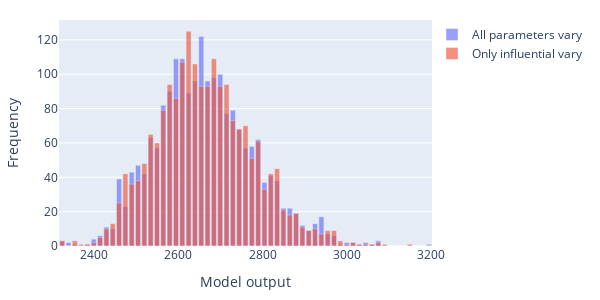
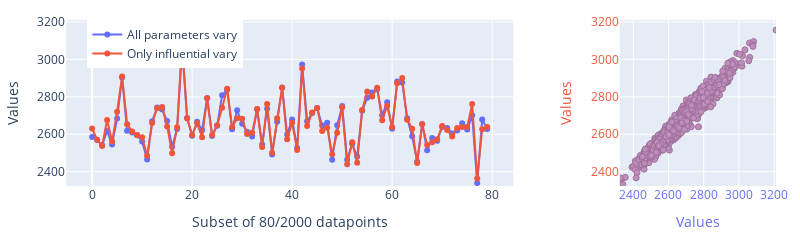
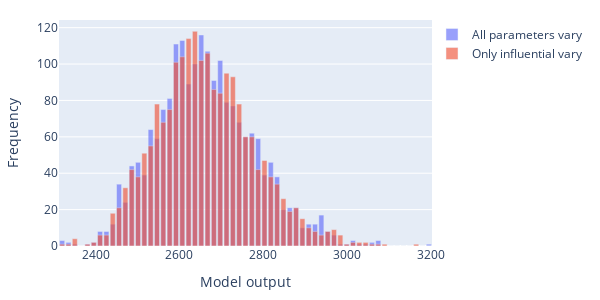
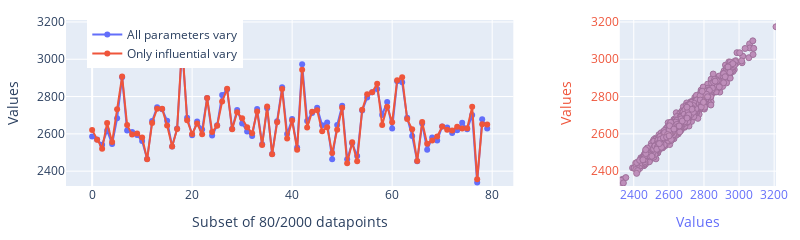

The notebook cell these images were saved under, in order:
### Code cell
# LCA model
bw.projects.set_current("GSA for paper")
co = bw.Database("CH consumption 1.0")
act = [act for act in co if "Food" in act["name"]][0]
demand = {act: 1}
method = ("IPCC 2013", "climate change", "GTP 100a")

# Define some variables
num_params = 10000
num_influential = num_params // 100
iterations_validation = 2000
write_dir = path_base / "lca_model_{}".format(num_params)
model = LCAModel(demand, method, write_dir, num_params=num_params)
gsa_seed = 3403
validation_seed = 7043
fig_format = ["html", "pickle"]

val = Validation(
    model=model,
    iterations=iterations_validation,
    seed=validation_seed,
    default_x_rescaled=None,
    write_dir=write_dir,
)

tags = {
    "SpearmanIndex": corr,
    "SaltelliTotalIndex": salt,
    "FscoresIndex": xgbo,
    "DeltaIndex": delt,
    "All": vall,
}
for tag, influential_Y in tags.items():
    val.plot_histogram_Y_all_Y_inf(
        influential_Y, num_influential, tag=tag, fig_format=fig_format
    )
    val.plot_correlation_Y_all_Y_inf(
        influential_Y, num_influential, tag=tag, fig_format=fig_format
    )
    wdist = wasserstein_distance(val.Y_all, influential_Y)
    sr = spearmanr(val.Y_all, influential_Y)
    print(wdist, sr)

### Figure 1 — Plotly figure (JSON) as saved in the notebook; plotly's stock layout.template omitted (floating-point values rounded to 4 significant figures)
{"data": [{"marker": {"color": "#636EFA"}, "name": "All parameters vary", "opacity": 0.65, "showlegend": true, "type": "bar", "x": [2324.0, 2339.0, 2354.0, 2369.0, 2384.0, 2399.0, 2414.0, 2429.0, 2444.0, 2459.0, 2474.0, 2489.0, 2504.0, 2519.0, 2534.0, 2549.0, 2564.0, 2579.0, 2594.0, 2609.0, 2624.0, 2639.0, 2654.0, 2669.0, 2684.0, 2699.0, 2714.0, 2729.0, 2745.0, 2760.0, 2775.0, 2790.0, 2805.0, 2820.0, 2835.0, 2850.0, 2865.0, 2880.0, 2895.0, 2910.0, 2925.0, 2940.0, 2955.0, 2970.0, 2985.0, 3000.0, 3015.0, 3030.0, 3045.0, 3060.0, 3075.0, 3090.0, 3105.0, 3120.0, 3135.0, 3150.0, 3165.0, 3180.0, 3195.0, 3211.0], "y": [3, 2, 1, 0, 1, 4, 6, 11, 10, 39, 23, 43, 47, 42, 63, 57, 82, 90, 109, 109, 89, 96, 122, 96, 98, 100, 77, 79, 68, 57, 58, 62, 37, 41, 38, 22, 22, 19, 12, 9, 13, 17, 7, 6, 1, 2, 2, 1, 2, 1, 3, 0, 0, 0, 0, 0, 0, 0, 1]}, {"marker": {"color": "#EF553B"}, "name": "Only influential vary", "opacity": 0.65, "type": "bar", "x": [2324.0, 2339.0, 2354.0, 2369.0, 2384.0, 2399.0, 2414.0, 2429.0, 2444.0, 2459.0, 2474.0, 2489.0, 2504.0, 2519.0, 2534.0, 2549.0, 2564.0, 2579.0, 2594.0, 2609.0, 2624.0, 2639.0, 2654.0, 2669.0, 2684.0, 2699.0, 2714.0, 2729.0, 2745.0, 2760.0, 2775.0, 2790.0, 2805.0, 2820.0, 2835.0, 2850.0, 2865.0, 2880.0, 2895.0, 2910.0, 2925.0, 2940.0, 2955.0, 2970.0, 2985.0, 3000.0, 3015.0, 3030.0, 3045.0, 3060.0, 3075.0, 3090.0, 3105.0, 3120.0, 3135.0, 3150.0, 3165.0, 3180.0, 3195.0, 3211.0], "y": [3, 0, 3, 1, 1, 2, 5, 10, 13, 25, 42, 36, 38, 48, 65, 60, 79, 94, 86, 107, 125, 106, 93, 93, 109, 93, 94, 73, 68, 70, 51, 61, 33, 42, 45, 21, 18, 19, 11, 9, 10, 7, 9, 9, 3, 1, 2, 1, 1, 1, 2, 1, 0, 0, 0, 1, 0, 0, 0]}], "layout": {"barmode": "overlay", "height": 300, "legend": {"x": 1, "y": 1}, "margin": {"b": 20, "l": 20, "r": 20, "t": 20}, "width": 600, "xaxis": {"title": {"text": "Model output"}}, "yaxis": {"title": {"text": "Frequency"}}}}

### Figure 2 — Plotly figure (JSON) as saved in the notebook; plotly's stock layout.template omitted (floating-point values rounded to 4 significant figures; data arrays with more than 128 entries replaced by an {"elided": "..."} marker saying what was removed)
{"data": [{"marker": {"color": "#636EFA"}, "mode": "lines+markers", "name": "All parameters vary", "type": "scatter", "x": [0, 1, 2, 3, 4, 5, 6, 7, 8, 9, 10, 11, 12, 13, 14, 15, 16, 17, 18, 19, 20, 21, 22, 23, 24, 25, 26, 27, 28, 29, 30, 31, 32, 33, 34, 35, 36, 37, 38, 39, 40, 41, 42, 43, 44, 45, 46, 47, 48, 49, 50, 51, 52, 53, 54, 55, 56, 57, 58, 59, 60, 61, 62, 63, 64, 65, 66, 67, 68, 69, 70, 71, 72, 73, 74, 75, 76, 77, 78, 79], "xaxis": "x", "y": [2586.0, 2569.0, 2542.0, 2618.0, 2546.0, 2684.0, 2903.0, 2618.0, 2610.0, 2594.0, 2561.0, 2465.0, 2669.0, 2743.0, 2732.0, 2670.0, 2533.0, 2629.0, 3060.0, 2687.0, 2592.0, 2666.0, 2623.0, 2793.0, 2591.0, 2646.0, 2809.0, 2838.0, 2627.0, 2728.0, 2656.0, 2613.0, 2589.0, 2733.0, 2545.0, 2737.0, 2492.0, 2668.0, 2850.0, 2599.0, 2679.0, 2527.0, 2973.0, 2670.0, 2712.0, 2740.0, 2646.0, 2662.0, 2464.0, 2648.0, 2751.0, 2464.0, 2549.0, 2481.0, 2725.0, 2795.0, 2824.0, 2840.0, 2702.0, 2771.0, 2629.0, 2882.0, 2877.0, 2686.0, 2589.0, 2454.0, 2655.0, 2515.0, 2580.0, 2565.0, 2639.0, 2634.0, 2604.0, 2620.0, 2659.0, 2625.0, 2701.0, 2339.0, 2679.0, 2628.0], "yaxis": "y"}, {"marker": {"color": "#EF553B"}, "mode": "lines+markers", "name": "Only influential vary", "type": "scatter", "x": [0, 1, 2, 3, 4, 5, 6, 7, 8, 9, 10, 11, 12, 13, 14, 15, 16, 17, 18, 19, 20, 21, 22, 23, 24, 25, 26, 27, 28, 29, 30, 31, 32, 33, 34, 35, 36, 37, 38, 39, 40, 41, 42, 43, 44, 45, 46, 47, 48, 49, 50, 51, 52, 53, 54, 55, 56, 57, 58, 59, 60, 61, 62, 63, 64, 65, 66, 67, 68, 69, 70, 71, 72, 73, 74, 75, 76, 77, 78, 79], "xaxis": "x", "y": [2631.0, 2571.0, 2537.0, 2676.0, 2561.0, 2720.0, 2909.0, 2654.0, 2615.0, 2596.0, 2584.0, 2486.0, 2660.0, 2739.0, 2746.0, 2642.0, 2499.0, 2637.0, 3088.0, 2685.0, 2596.0, 2659.0, 2584.0, 2794.0, 2596.0, 2648.0, 2741.0, 2844.0, 2639.0, 2686.0, 2683.0, 2602.0, 2607.0, 2735.0, 2532.0, 2761.0, 2502.0, 2686.0, 2848.0, 2573.0, 2661.0, 2517.0, 2951.0, 2644.0, 2717.0, 2740.0, 2617.0, 2635.0, 2493.0, 2608.0, 2744.0, 2440.0, 2557.0, 2448.0, 2730.0, 2828.0, 2802.0, 2849.0, 2674.0, 2753.0, 2638.0, 2872.0, 2900.0, 2678.0, 2630.0, 2447.0, 2653.0, 2542.0, 2557.0, 2573.0, 2644.0, 2623.0, 2587.0, 2633.0, 2639.0, 2638.0, 2761.0, 2363.0, 2627.0, 2639.0], "yaxis": "y"}, {"marker": {"color": "#A95C9A", "line": {"color": "#782e69", "width": 1}}, "mode": "markers", "name": "Scatter plot", "opacity": 0.65, "showlegend": false, "type": "scatter", "x": {"elided": "2000 float values"}, "xaxis": "x2", "y": {"elided": "2000 float values"}, "yaxis": "y2"}], "layout": {"height": 220, "legend": {"x": 0.03, "y": 1}, "margin": {"b": 20, "l": 20, "r": 20, "t": 20}, "width": 800, "xaxis": {"anchor": "y", "domain": [0, 0.63], "title": {"text": "Subset of 80/2000 datapoints"}}, "xaxis2": {"anchor": "y2", "color": "#636EFA", "domain": [0.78, 1], "range": [2324.0, 3211.0], "title": {"text": "Values"}}, "yaxis": {"anchor": "x", "domain": [0, 1], "range": [2324.0, 3211.0], "title": {"text": "Values"}}, "yaxis2": {"anchor": "x2", "color": "#EF553B", "domain": [0, 1], "range": [2324.0, 3211.0], "title": {"text": "Values"}}}}

### Figure 3 — Plotly figure (JSON) as saved in the notebook; plotly's stock layout.template omitted (floating-point values rounded to 4 significant figures)
{"data": [{"marker": {"color": "#636EFA"}, "name": "All parameters vary", "opacity": 0.65, "showlegend": true, "type": "bar", "x": [2320.0, 2336.0, 2351.0, 2366.0, 2381.0, 2396.0, 2411.0, 2426.0, 2441.0, 2456.0, 2471.0, 2486.0, 2501.0, 2517.0, 2532.0, 2547.0, 2562.0, 2577.0, 2592.0, 2607.0, 2622.0, 2637.0, 2652.0, 2667.0, 2683.0, 2698.0, 2713.0, 2728.0, 2743.0, 2758.0, 2773.0, 2788.0, 2803.0, 2818.0, 2833.0, 2848.0, 2864.0, 2879.0, 2894.0, 2909.0, 2924.0, 2939.0, 2954.0, 2969.0, 2984.0, 2999.0, 3014.0, 3029.0, 3045.0, 3060.0, 3075.0, 3090.0, 3105.0, 3120.0, 3135.0, 3150.0, 3165.0, 3180.0, 3195.0, 3211.0], "y": [3, 2, 1, 0, 1, 2, 8, 8, 12, 34, 24, 44, 46, 39, 64, 59, 75, 81, 111, 113, 89, 100, 116, 107, 91, 102, 79, 77, 68, 60, 62, 59, 39, 46, 38, 20, 21, 21, 10, 12, 12, 17, 8, 6, 1, 1, 3, 1, 1, 2, 3, 0, 0, 0, 0, 0, 0, 0, 1]}, {"marker": {"color": "#EF553B"}, "name": "Only influential vary", "opacity": 0.65, "type": "bar", "x": [2320.0, 2336.0, 2351.0, 2366.0, 2381.0, 2396.0, 2411.0, 2426.0, 2441.0, 2456.0, 2471.0, 2486.0, 2501.0, 2517.0, 2532.0, 2547.0, 2562.0, 2577.0, 2592.0, 2607.0, 2622.0, 2637.0, 2652.0, 2667.0, 2683.0, 2698.0, 2713.0, 2728.0, 2743.0, 2758.0, 2773.0, 2788.0, 2803.0, 2818.0, 2833.0, 2848.0, 2864.0, 2879.0, 2894.0, 2909.0, 2924.0, 2939.0, 2954.0, 2969.0, 2984.0, 2999.0, 3014.0, 3029.0, 3045.0, 3060.0, 3075.0, 3090.0, 3105.0, 3120.0, 3135.0, 3150.0, 3165.0, 3180.0, 3195.0, 3211.0], "y": [1, 1, 4, 0, 1, 2, 6, 6, 18, 21, 32, 42, 38, 51, 55, 78, 68, 75, 101, 104, 114, 118, 102, 106, 86, 84, 95, 93, 78, 60, 60, 42, 47, 38, 34, 26, 19, 21, 15, 10, 8, 6, 8, 9, 6, 1, 2, 2, 2, 1, 1, 1, 0, 0, 0, 0, 1, 0, 0]}], "layout": {"barmode": "overlay", "height": 300, "legend": {"x": 1, "y": 1}, "margin": {"b": 20, "l": 20, "r": 20, "t": 20}, "width": 600, "xaxis": {"title": {"text": "Model output"}}, "yaxis": {"title": {"text": "Frequency"}}}}

### Figure 4 — Plotly figure (JSON) as saved in the notebook; plotly's stock layout.template omitted (floating-point values rounded to 4 significant figures; data arrays with more than 128 entries replaced by an {"elided": "..."} marker saying what was removed)
{"data": [{"marker": {"color": "#636EFA"}, "mode": "lines+markers", "name": "All parameters vary", "type": "scatter", "x": [0, 1, 2, 3, 4, 5, 6, 7, 8, 9, 10, 11, 12, 13, 14, 15, 16, 17, 18, 19, 20, 21, 22, 23, 24, 25, 26, 27, 28, 29, 30, 31, 32, 33, 34, 35, 36, 37, 38, 39, 40, 41, 42, 43, 44, 45, 46, 47, 48, 49, 50, 51, 52, 53, 54, 55, 56, 57, 58, 59, 60, 61, 62, 63, 64, 65, 66, 67, 68, 69, 70, 71, 72, 73, 74, 75, 76, 77, 78, 79], "xaxis": "x", "y": [2586.0, 2569.0, 2542.0, 2618.0, 2546.0, 2684.0, 2903.0, 2618.0, 2610.0, 2594.0, 2561.0, 2465.0, 2669.0, 2743.0, 2732.0, 2670.0, 2533.0, 2629.0, 3060.0, 2687.0, 2592.0, 2666.0, 2623.0, 2793.0, 2591.0, 2646.0, 2809.0, 2838.0, 2627.0, 2728.0, 2656.0, 2613.0, 2589.0, 2733.0, 2545.0, 2737.0, 2492.0, 2668.0, 2850.0, 2599.0, 2679.0, 2527.0, 2973.0, 2670.0, 2712.0, 2740.0, 2646.0, 2662.0, 2464.0, 2648.0, 2751.0, 2464.0, 2549.0, 2481.0, 2725.0, 2795.0, 2824.0, 2840.0, 2702.0, 2771.0, 2629.0, 2882.0, 2877.0, 2686.0, 2589.0, 2454.0, 2655.0, 2515.0, 2580.0, 2565.0, 2639.0, 2634.0, 2604.0, 2620.0, 2659.0, 2625.0, 2701.0, 2339.0, 2679.0, 2628.0], "yaxis": "y"}, {"marker": {"color": "#EF553B"}, "mode": "lines+markers", "name": "Only influential vary", "type": "scatter", "x": [0, 1, 2, 3, 4, 5, 6, 7, 8, 9, 10, 11, 12, 13, 14, 15, 16, 17, 18, 19, 20, 21, 22, 23, 24, 25, 26, 27, 28, 29, 30, 31, 32, 33, 34, 35, 36, 37, 38, 39, 40, 41, 42, 43, 44, 45, 46, 47, 48, 49, 50, 51, 52, 53, 54, 55, 56, 57, 58, 59, 60, 61, 62, 63, 64, 65, 66, 67, 68, 69, 70, 71, 72, 73, 74, 75, 76, 77, 78, 79], "xaxis": "x", "y": [2621.0, 2568.0, 2521.0, 2658.0, 2556.0, 2732.0, 2908.0, 2647.0, 2596.0, 2601.0, 2580.0, 2464.0, 2659.0, 2735.0, 2735.0, 2645.0, 2532.0, 2627.0, 3083.0, 2673.0, 2599.0, 2656.0, 2598.0, 2792.0, 2610.0, 2643.0, 2773.0, 2842.0, 2625.0, 2716.0, 2684.0, 2635.0, 2603.0, 2720.0, 2540.0, 2747.0, 2491.0, 2662.0, 2840.0, 2575.0, 2671.0, 2515.0, 2944.0, 2634.0, 2719.0, 2726.0, 2614.0, 2636.0, 2497.0, 2622.0, 2740.0, 2442.0, 2555.0, 2453.0, 2729.0, 2812.0, 2823.0, 2869.0, 2647.0, 2746.0, 2662.0, 2888.0, 2903.0, 2679.0, 2625.0, 2454.0, 2663.0, 2546.0, 2564.0, 2585.0, 2639.0, 2622.0, 2617.0, 2639.0, 2629.0, 2630.0, 2745.0, 2357.0, 2651.0, 2650.0], "yaxis": "y"}, {"marker": {"color": "#A95C9A", "line": {"color": "#782e69", "width": 1}}, "mode": "markers", "name": "Scatter plot", "opacity": 0.65, "showlegend": false, "type": "scatter", "x": {"elided": "2000 float values"}, "xaxis": "x2", "y": {"elided": "2000 float values"}, "yaxis": "y2"}], "layout": {"height": 220, "legend": {"x": 0.03, "y": 1}, "margin": {"b": 20, "l": 20, "r": 20, "t": 20}, "width": 800, "xaxis": {"anchor": "y", "domain": [0, 0.63], "title": {"text": "Subset of 80/2000 datapoints"}}, "xaxis2": {"anchor": "y2", "color": "#636EFA", "domain": [0.78, 1], "range": [2320.0, 3211.0], "title": {"text": "Values"}}, "yaxis": {"anchor": "x", "domain": [0, 1], "range": [2320.0, 3211.0], "title": {"text": "Values"}}, "yaxis2": {"anchor": "x2", "color": "#EF553B", "domain": [0, 1], "range": [2320.0, 3211.0], "title": {"text": "Values"}}}}
